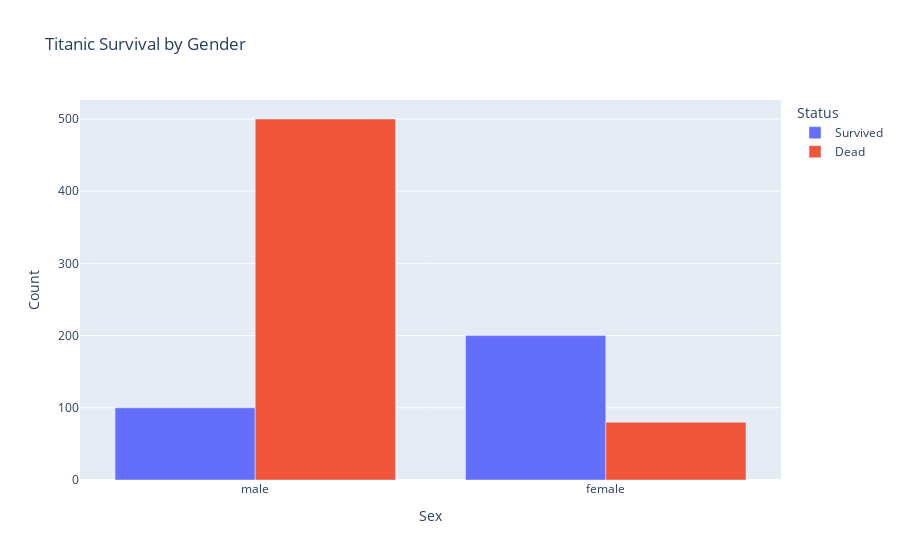

Here is the notebook cell this chart was saved with:
### Code cell
import plotly.express as px
import pandas as pd

# Sample Titanic data
data = {
    "Sex": ["male", "male", "female", "female"],
    "Status": ["Survived", "Dead", "Survived", "Dead"],
    "Count": [100, 500, 200, 80]
}

df = pd.DataFrame(data)

# bar chart
fig = px.bar(
    df,
    x="Sex",
    y="Count",
    color="Status",          # color by survived/dead
    barmode="group",         # group bars side by side
    title="Titanic Survival by Gender"
)

# Show chart
fig.show()

### Figure 1 — Plotly figure (JSON) as saved in the notebook; plotly's stock layout.template omitted (floating-point values rounded to 4 significant figures)
{"data": [{"alignmentgroup": "True", "hovertemplate": "Status=Survived<br>Sex=%{x}<br>Count=%{y}<extra></extra>", "legendgroup": "Survived", "marker": {"color": "#636efa", "pattern": {"shape": ""}}, "name": "Survived", "offsetgroup": "Survived", "orientation": "v", "showlegend": true, "textposition": "auto", "type": "bar", "x": ["male", "female"], "xaxis": "x", "y": [100, 200], "yaxis": "y"}, {"alignmentgroup": "True", "hovertemplate": "Status=Dead<br>Sex=%{x}<br>Count=%{y}<extra></extra>", "legendgroup": "Dead", "marker": {"color": "#EF553B", "pattern": {"shape": ""}}, "name": "Dead", "offsetgroup": "Dead", "orientation": "v", "showlegend": true, "textposition": "auto", "type": "bar", "x": ["male", "female"], "xaxis": "x", "y": [500, 80], "yaxis": "y"}], "layout": {"barmode": "group", "legend": {"title": {"text": "Status"}, "tracegroupgap": 0}, "title": {"text": "Titanic Survival by Gender"}, "xaxis": {"anchor": "y", "domain": [0, 1], "title": {"text": "Sex"}}, "yaxis": {"anchor": "x", "domain": [0, 1], "title": {"text": "Count"}}}}
